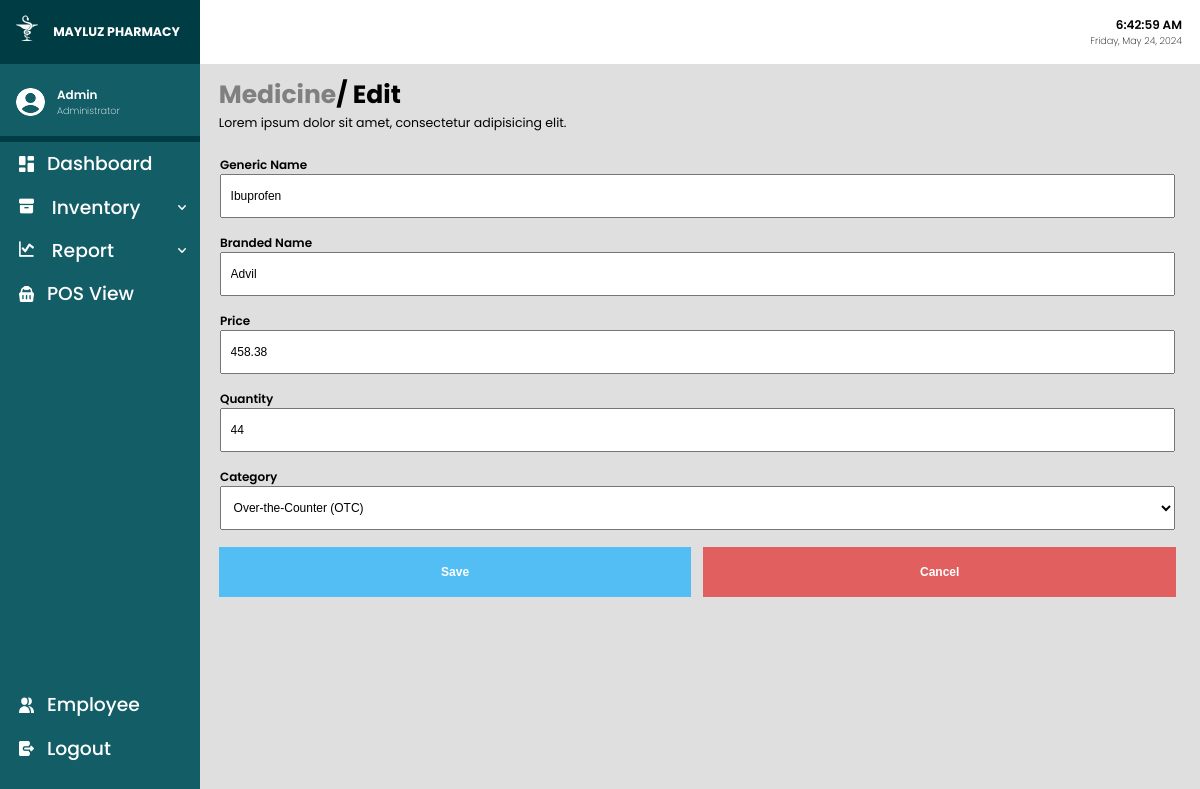
The app's page /editMedicine.php?medicineID=2 (signed in) with its own data.
### tables this page shows
CREATE TABLE `medicine` (
  `medicineID` int(10) NOT NULL,
  `genericName` varchar(100) NOT NULL,
  `brandedName` varchar(100) NOT NULL,
  `price` double(100,2) NOT NULL,
  `stock` int(11) NOT NULL,
  `dateAdded` date NOT NULL DEFAULT current_timestamp(),
  `categoryID` int(10) DEFAULT NULL
);

CREATE TABLE `category` (
  `categoryID` int(10) NOT NULL,
  `categoryName` varchar(50) NOT NULL
);

### editMedicine.php (the view, shortened to what this page needs)
<?php include('connect.php');
?>
<!DOCTYPE html>
<html lang="en">
<head>
    <link rel="stylesheet" href="css/main.css">
    <link rel="stylesheet" href="css/global.css">
    <link rel="stylesheet" href="css/edit.css">
</head>
<body onload="whenActive()">
    <div class="container">
        <?php include('sidebar.php') ?>
        <div class="main">
            <div class="header">
                <div class="timendate">
                    <p class="datime">00:00:00 AM</p>
                    <p class="dadate">Monday, June 12, 2003</p>
                </div>
            </div>
            <div class="content medicine">
                <div class="directory">
                    <div class="directoryinfo">
                        <h1 style="color:gray"> Medicine <p>/ Edit</p>
                        </h1>
                        <p> Lorem ipsum dolor sit amet, consectetur adipisicing elit. </p>
                    </div>
                </div>
                <div class="subcontent">
                    <?php
                    if ($_GET['medicineID']) {
                        $mID = $_GET['medicineID'];
                        $sql = "SELECT * FROM medicine WHERE medicineID = '$mID'";
                        $result = mysqli_query($conn, $sql);
                        $rowMed = mysqli_fetch_array($result);
                    }
                    ?>
                    <form action="editMedicine.php" method="POST" autocomplete="off">
                        <div class="editForm">
                            <label> Generic Name </label>
                            <input name="genericName" type="text" placeholder="Enter Generic Name" value='<?php echo $rowMed['genericName'] ?>' autofocus> </input>
                            <label> Branded Name </label>
                            <input name="brandName" type="text" placeholder="Enter Brand Name" value='<?php echo $rowMed['brandedName'] ?>'> </input>
                            <label> Price </label>
                            <input name="medicinePrice" type="number" step="0.01" placeholder="Enter Price" min="1" value='<?php echo $rowMed['price'] ?>'> </input>
                            <label> Quantity </label>
                            <input name="medicineQuantity" type="number" placeholder="Enter Quantity" min="0" value='<?php echo $rowMed['stock'] ?>'> </input>
                            <label> Category </label> <?php $categoryID = $rowMed['categoryID'] ?>
                            <select name="medicineCategory" placeholder="Category">
                                <?php
                                $fetchCategoryValue = "SELECT * FROM category WHERE categoryID = '$categoryID'";
                                $exec = mysqli_query($conn, $fetchCategoryValue);
                                $rowCat = mysqli_fetch_array($exec);
                                if ($rowMed['categoryID'] == $rowCat['categoryID']) {
                                    echo "<option value='" . $rowCat['categoryID'] . "'>" . $rowCat['categoryName'] . "</option>";
                                }
                                ?>
                            </select>
                        </div>
                        <div class="editConfirmation">
                            <input class="editBtns" type="Submit" name="editSubmitM" value="Save">
                            <input class="editBtns" type="Submit" name="editCancelM" value="Cancel">
                        </div>
                    </form>
                </div>
            </div>
        </div>
    </div>
</body>
</html>

### css/main.css (style rules this page uses)
.container { display: flex; position: relative; flex-direction: row; width: 100vw; height: 100vh; }
.main { flex-direction: column; background-color: #dfdfdf; width: 100vw; height: 100vh; display: flex; position: relative; }
.header { background-color: #fff; color: black; display: flex; justify-content: space-between; align-items: center; height: 8vh; }
.content { height: 78.06vh; }
.directory { padding-left: 1.5625vw; padding-right: 1.5625vw; padding-top: 0.9895833333333334vw; padding-bottom: 0.9375vw; font-size: 1.0416666666666667vw; display: flex; flex-direction: row; justify-content: space-between; align-items: center; }
.directory .directoryinfo { display: flex; flex-direction: column; }
.directoryinfo h1 { display: flex; flex-direction: row; }
.directoryinfo h1 p { color: #000; }
.subcontent { padding-left: 1.5625vw; padding-top: 0.9895833333333334vw; padding-right: 2vw; }

### css/global.css (style rules this page uses)
:root { --blackColor: #000; --whiteColor: #fff; --grayColor: #f1f1f1; --darkgrayColor: #d3d3d3; --backgroundColor: #efefef; --inputBGColor: #e3ebf3; --mainColor: #135d66; --secondColor: #003c43; --thirddColor: #77b0aa; --fourthColor: #e3fef7; --borderStyle: #a9a9a9 1px solid; --redColor: #ff5b5b; --blueColor: #4681f4; --darkblueColor: #3c70d8; --greenbtnColor: #33b249; --darkgreenbtnColor: #288f39; }
* { margin: 0; padding: 0; }
body { font-family: "Poppins"; font-style: normal; }
.timendate { display: flex; flex-direction: column; margin-right: 1.5vw; text-align: right; }
.datime { font-size: 1vw; font-weight: 600; }
.dadate { font-size: 0.8vw; font-weight: 200; }

### css/edit.css (style rules this page uses)
.medicine { display: none; }
.editForm { display: flex; padding: 0.1vw; flex-direction: column; }
.editForm label { font-weight: 600; font-size: 1vw; }
.editForm input, .editForm select { height: 5vh; font-size: 1vw; padding-left: 0.7208333333333334vw; margin-bottom: 2vh; }
.editForm select { height: 5.5vh; }
.editConfirmation { display: flex; flex-direction: row; }
.editConfirmation input[value="Save"] { background-color: rgb(83, 190, 244); margin-right: 1vw; }
.editConfirmation input[value="Cancel"] { background-color: rgb(225, 95, 95); }
.editBtns { border: none; width: 100%; height: 50px; font-size: 1vw; font-weight: 600; color: #fff; cursor: pointer; }

### editMedicine.php (style rules this page uses)
.medicine { display: block; }

### records on screen
medicine: genericName "Ibuprofen", brandName "Advil", medicinePrice "458.38", medicineQuantity "44", medicineCategory "Over-the-Counter (OTC)"

### other values on screen
$_SESSION['user'] "Admin"
$_SESSION['position'] "Administrator"
